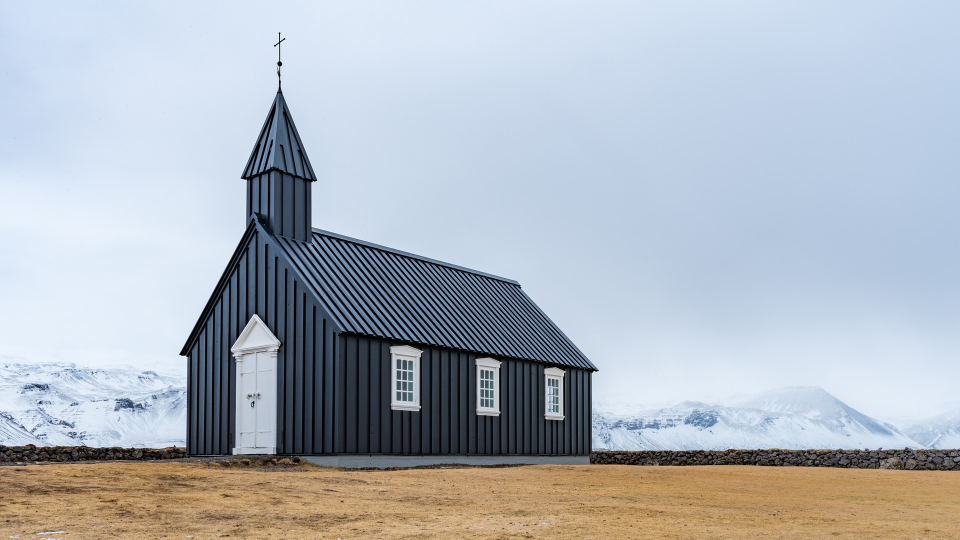
#> input picture image/church.jpg, 1920 x 1080 px (shown at 1/2 size)
$ python T-parameter.py
#> lines starting #> are read from the running program, lines starting #| are printed output that depends on the picture; after the words box and inside, x2 and y2 are one past the last pixel; in counts of white or black regions, pixels touching at a corner belong together
### noise-estimation/noise_utils.py
# -*- coding: utf-8 -*-
"""Shared helpers for image noise experiments."""

from __future__ import annotations

import cv2
import numpy as np
import pywt
import scipy.signal as signal


def read_grayscale_image(path, size=None):
    """Read an image as float32 grayscale data."""
#> called with path = '../image/church.jpg', size = (1080, 1080)
    image = cv2.imread(path)
#> image is the input picture: shape (1080, 1920, 3); mean B, G, R 189.8, 181.7, 174.9
    if image is None:
        raise FileNotFoundError("Image not found: {0}".format(path))
    if size is not None:
        image = cv2.resize(image, size)
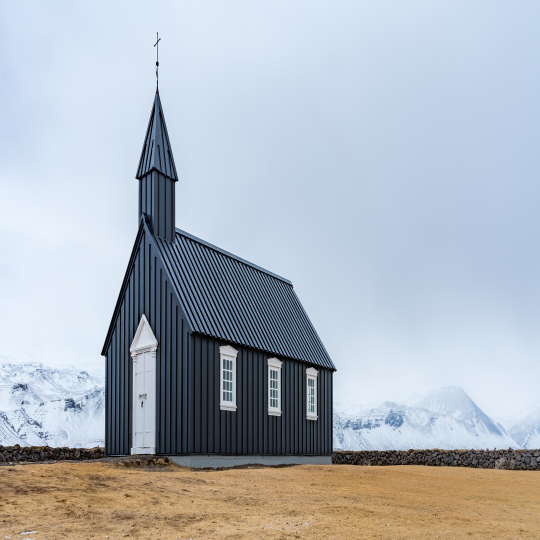
#> image: shape (1080, 1080, 3) (shown at 1/2 size); mean B, G, R 189.8, 181.7, 174.9
    image = cv2.cvtColor(image, cv2.COLOR_BGR2GRAY)
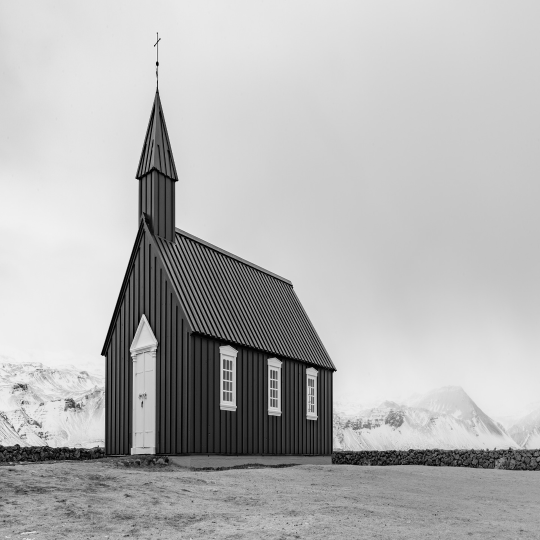
#> image: shape (1080, 1080) (shown at 1/2 size); min 0, max 249, mean 180.6
    return image.astype(np.float32)


def add_noise(image, method, intensity, rng=None):
    """Add pepper-salt or Gaussian noise to an image."""
    rng = rng or np.random.default_rng()
    image = image.astype(np.float32, copy=False)

    if method == "pepper_salt":
        threshold = intensity / 200.0
        salt_noise = np.where(rng.random(image.shape) < threshold, 255, 0)
        pepper_noise = np.where(rng.random(image.shape) < threshold, -255, 0)
        noisy = image + salt_noise.astype(np.float32) + pepper_noise.astype(np.float32)
    elif method == "gauss":
        noisy = image + rng.normal(0, intensity, image.shape).astype(np.float32)
    else:
        raise ValueError("Unsupported noise type: {0}".format(method))

    return np.clip(noisy, 0, 255).astype(np.float32)


def wavelet_hh(image, wavelet="sym4"):
    """Return the HH sub-band coefficients of a single-level 2D DWT."""
    _, (_, _, cD) = pywt.dwt2(image, wavelet)
    return cD


def insignificant_energy_ratio(hh_coefficients, threshold):
    """Calculate the energy ratio of HH coefficients below ``threshold``."""
    hh_coefficients = np.asarray(hh_coefficients, dtype=np.float32)
    mask = np.abs(hh_coefficients) < threshold
    if not np.any(mask):
        return 0.0

    selected_energy = np.mean(np.square(hh_coefficients[mask]))
    total_energy = np.mean(np.square(hh_coefficients))
    if total_energy == 0:
        return 0.0
    return selected_energy / total_energy


# [54 lines left out: functions noise_type, estimate_noise_intensity, gaussian_operator, edge_detection, edge_process, not called in this run]

### noise-estimation/T-parameter.py
# -*- coding: utf8 -*-
import matplotlib.pyplot as plt
import numpy as np

from noise_utils import add_noise, insignificant_energy_ratio, read_grayscale_image, wavelet_hh


image = read_grayscale_image("../image/church.jpg", (1080, 1080))
RNG = np.random.default_rng(0)

pep_salt_image_coeffs = []
gauss_image_coeffs = []

for i in range(0, 24, 4):
    pep_salt_image = add_noise(image, "pepper_salt", i, RNG)
    pep_salt_image_coeffs.append(wavelet_hh(pep_salt_image))

    gauss_image = add_noise(image, "gauss", i, RNG)
    gauss_image_coeffs.append(wavelet_hh(gauss_image))
#> this loop made 6 passes
#> pass 1, in wavelet_hh, `_, (_, _, cD) = pywt.dwt2(image, wavelet)`:
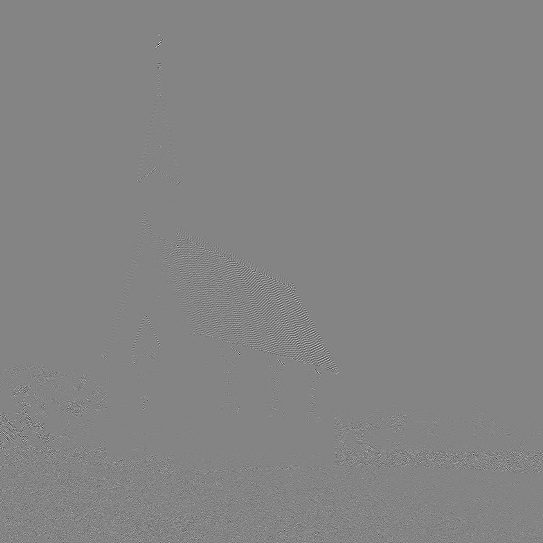
#> cD: shape (543, 543) float32; min -104.3, max 96.71, mean 0; drawn with min black and max white
#> after the loop:
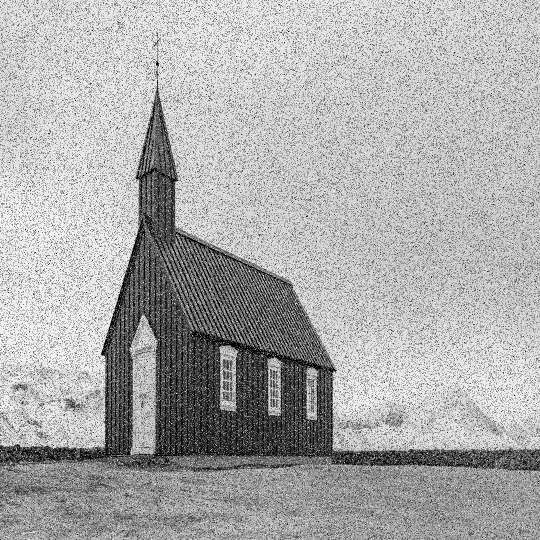
#> pep_salt_image: shape (1080, 1080) float32 (shown at 1/2 size); min 0, max 255, mean 170.9
#> after the loop, gauss_image_coeffs = 6 items; pep_salt_image_coeffs = 6 items

pep_salt_ER = np.zeros((6, 9))
gauss_ER = np.zeros((6, 9))

for i in range(6):
    for j in range(10, 100, 10):
        column = j // 10 - 1
        pep_salt_ER[i, column] = insignificant_energy_ratio(pep_salt_image_coeffs[i], j)
        gauss_ER[i, column] = insignificant_energy_ratio(gauss_image_coeffs[i], j)
#> this loop made 6 passes
#> pass 1, in insignificant_energy_ratio, `mask = np.abs(hh_coefficients) < threshold`:
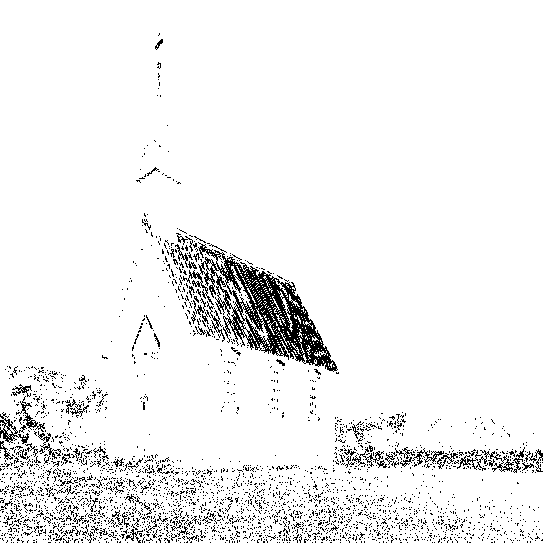
#> mask: shape (543, 543) bool; 94.1% white; black in thin lines or dots
#> pass 1, in insignificant_energy_ratio (call 7), `mask = np.abs(hh_coefficients) < threshold`:
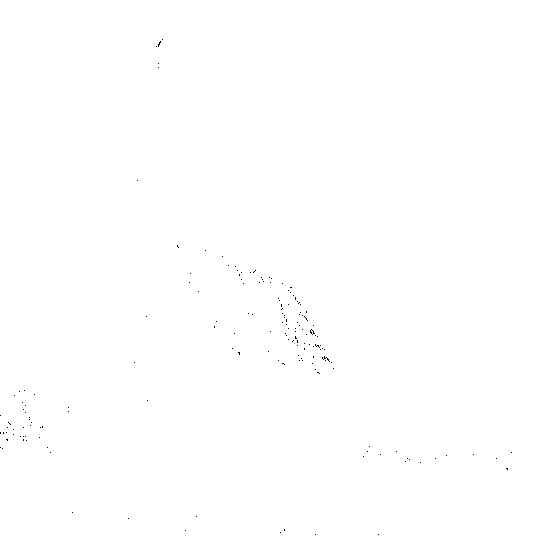
#> mask: shape (543, 543) bool; 99.9% white; black in thin lines or dots, all inside (x1, y1, x2, y2) = (0, 39, 512, 535)

x = np.arange(10, 100, 10)
#> x = [10, 20, 30, 40, 50, 60, 70, 80, 90]
for i in range(6):
    plt.plot(x, pep_salt_ER[i], color="r", linewidth=1)
    plt.plot(x, gauss_ER[i], color="k", linewidth=1)

plt.xlabel("T")
plt.ylabel("ER")
plt.savefig("ER graph by different T parameter.jpg")
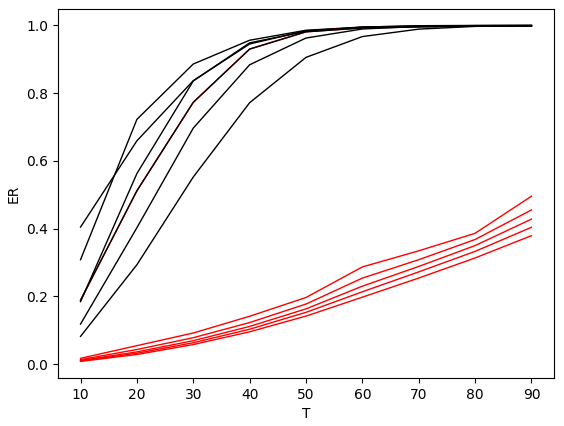
#> figure drawn by matplotlib, 1 panel

$ run again, with image/estate.jpg copied over image/church.jpg
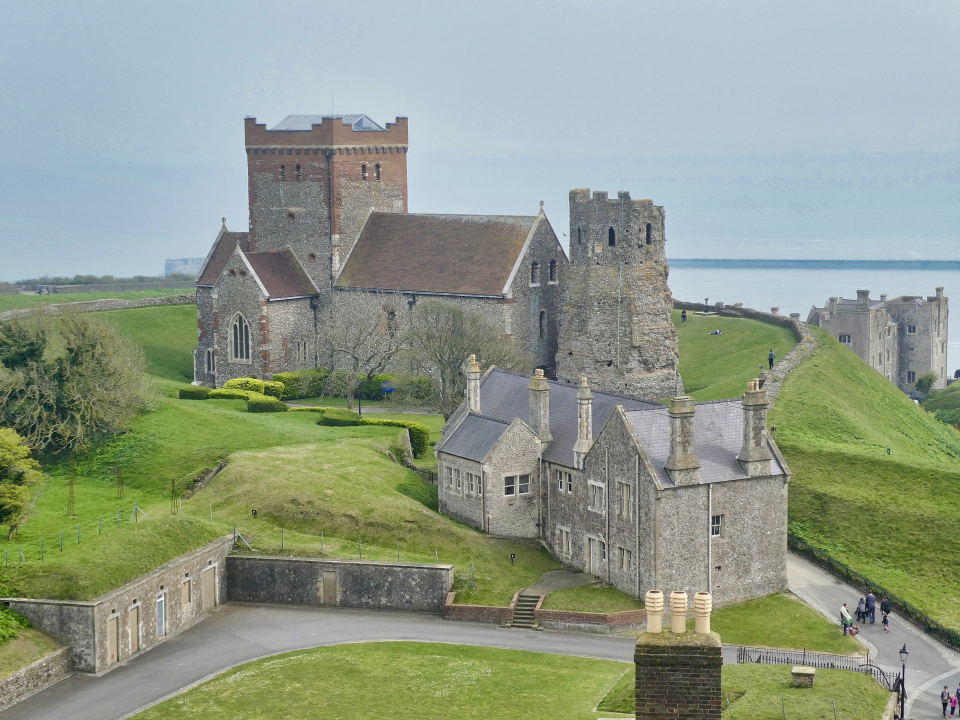
#> input picture image/estate.jpg, 1920 x 1440 px (shown at 1/2 size)
#> in read_grayscale_image, image is the input picture: shape (1440, 1920, 3); mean B, G, R 138.4, 154.8, 143.5
#> after the loop `for i in range(0, 24, 4):`: gauss_image_coeffs = 6 items
#> the loop `for i in range(6):` made 6 passes
#> pass 1, in insignificant_energy_ratio, `mask = np.abs(hh_coefficients) < threshold`:
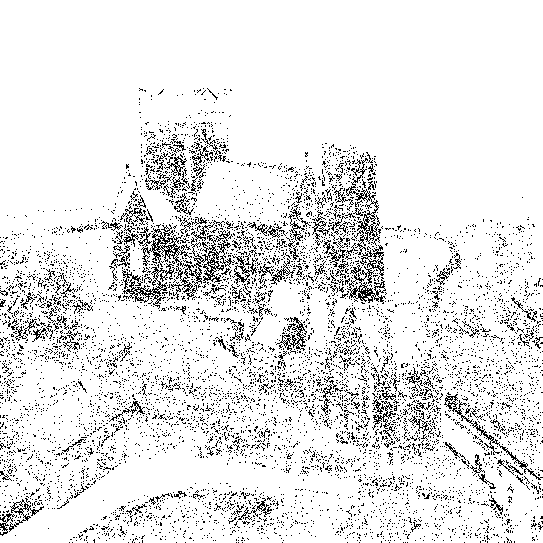
#> mask: shape (543, 543) bool; 90.3% white; black in thin lines or dots, all inside (x1, y1, x2, y2) = (0, 88, 543, 543)
#> x = [10, 20, 30, 40, 50, 60, 70, 80, 90]
#> `plt.savefig("ER graph by different T parameter.jpg")`:
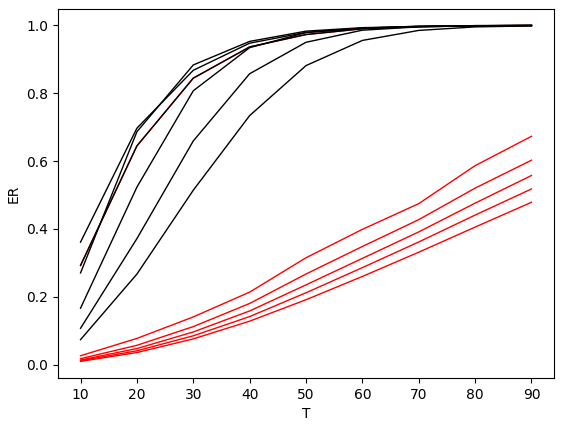
#> figure drawn by matplotlib, 1 panel
